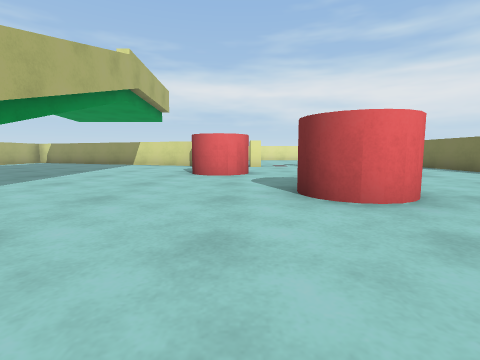
[1] (above)

21 first-person views from a walk through a 3-D level made in the Unity game engine. The camera is 0.55 m above the floor, tilts 6° down and sees 85° across. The floor is counted in squares, 1 m on a side. Each view is taken from the middle of a square. On the plan, view 1 faces up. The plan holds only what a view shows up to about 9 squares ahead; the rest is blank. The place goes on beyond the plan.

[2]
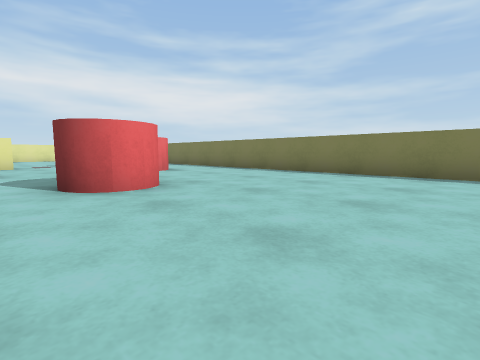

[3]
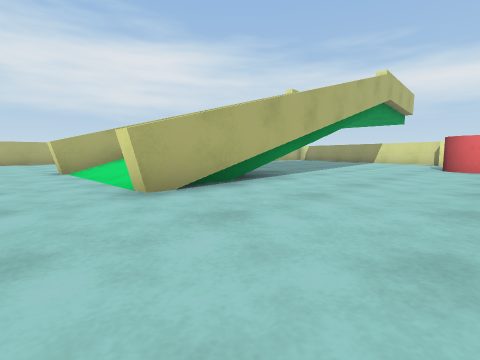

[4]
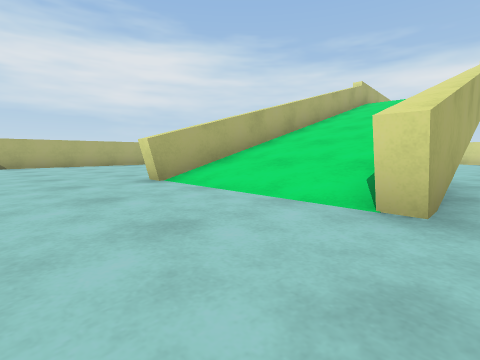

[5]
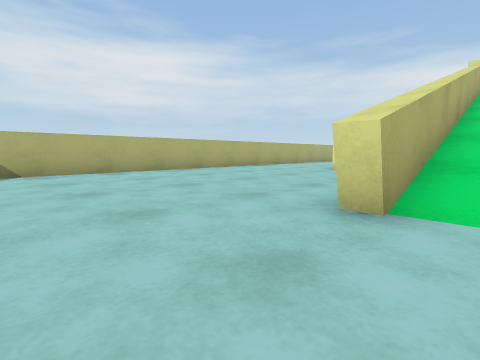

[6]
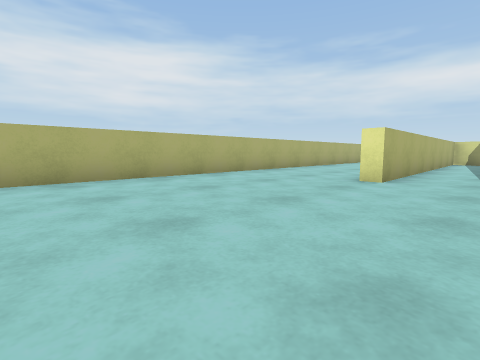

[7]
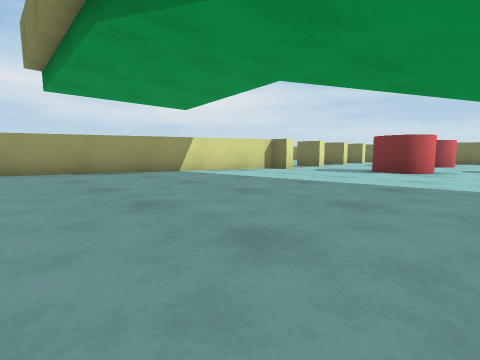

[8]
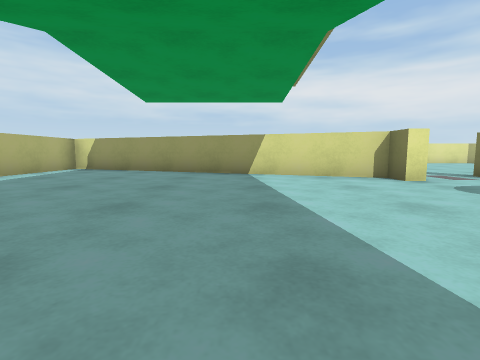

[9]
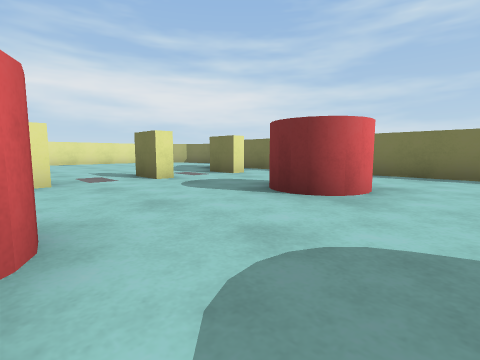

[10]
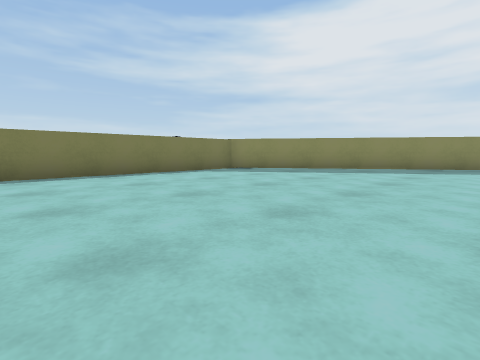

[11]
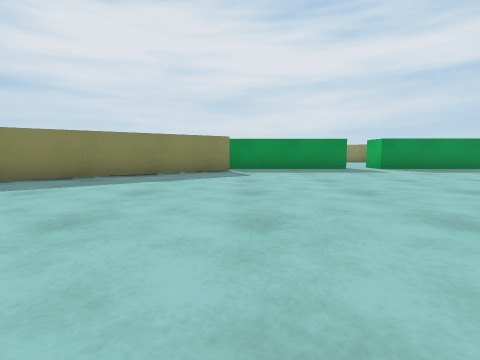

[12]
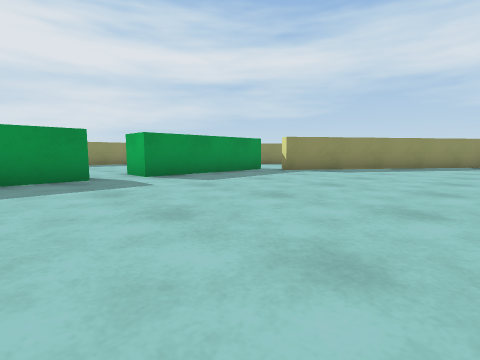

[13]
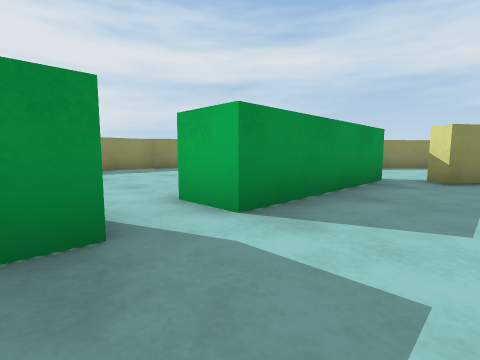

[14]
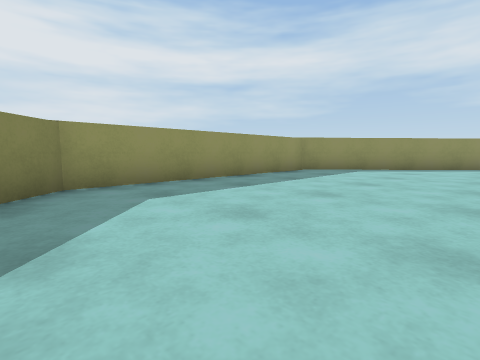

[15]
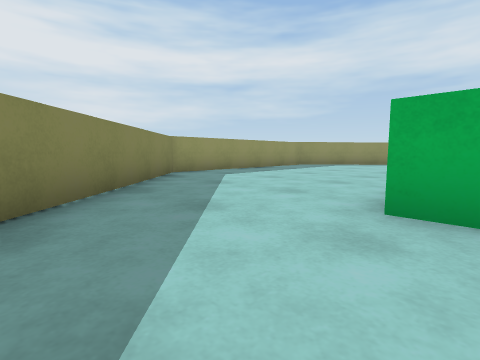

[16]
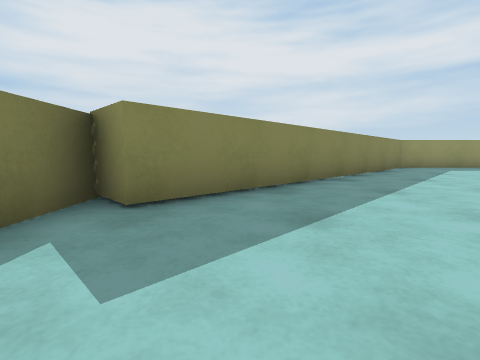

[17]
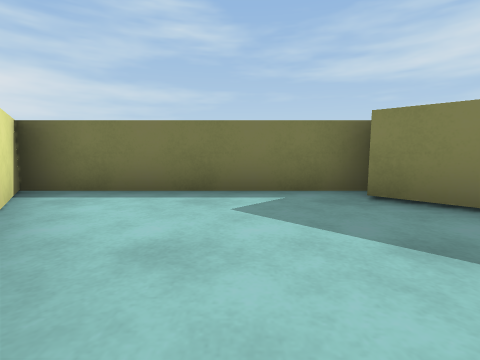

[18]
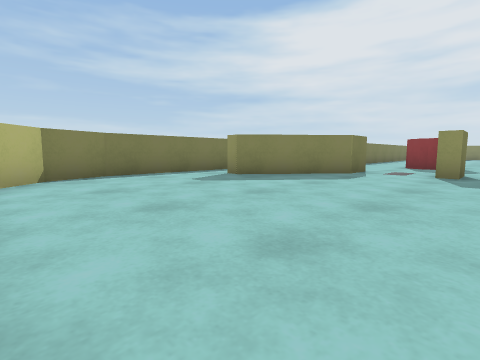

[19]
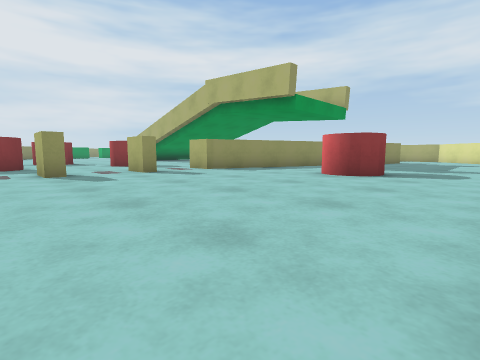

[20]
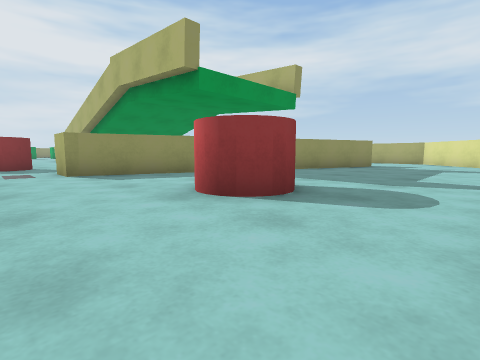

[21]
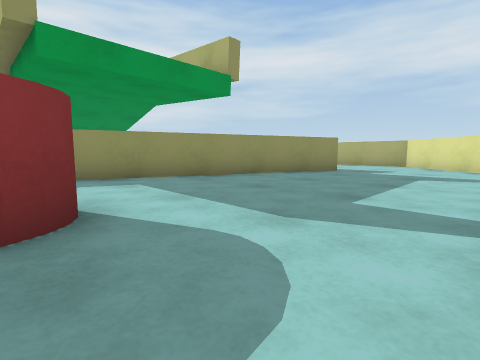

### Floor plan
Points are (right, up) in squares from view 1. A wall is a line through its corners. A room is listed if a view was taken in it or the views show most of it. See-through windows are left out.
Room 1 (views 1, 2, 3, 4, 5, 6, 7, 8, 9, 10, 11, 12, 13, 18, 19, 20, 21)
walls: (-3.4, 2.4) (-3.4, -1.6) (-3.9, -1.6); (-7.7, 4) (-7.7, -1.6) (-8.1, -1.6); (-1.7, 10.6) (-10.5, 13.8) (-10.5, 4.2) (-11, 4.2); (4.8, 11) (6.8, 13.4); (-14.5, 6.4) (-14.5, -3.8); (-11, 14.4) (-1.7, 11); (6.7, -4.1) (6.7, 11.1); (8.5, 12) (8.5, 15.9) (8, 17.1) (7.4, 17.8); (0.2, -8.9) (6, -4.9); (-3.6, -9.7) (0.4, -9.7); (-14, -4.9) (-8.6, -8.6) (-8.8, -9); (-12.4, 17.6) (-13.9, 16); (-8.8, -9.7) (-4.7, -9.7) (-4.7, -10.8); (6.1, -9.5) (6.7, -10.2)
ways out: opening at (-8, -9) to room 2; opening at (-4, -10) to room 2
objects: red cylinder (-3, 15) to (-2, 16); block (-2, 10); red cylinder (-1, 6) to (0, 7); red cylinder (1, 3) to (2, 4); block (1, 10) to (1, 11); red cylinder (3, 6) to (4, 7); block (3, 10) to (3, 11); block (5, 10)
Room 2 (views 14, 15, 16, 17)
walls: (0.5, -10) (0.5, -10.8); (-11.4, -12.4) (-7.3, -16.5) (-0.9, -16.5) (6.1, -9.5); (-14, -9.8) (-12.9, -10.9); (6.7, -10.2) (6.7, -4.8) (5.4, -5.8)
ways out: opening at (-8, -9) to room 1; opening at (-4, -10) to room 1

Where each view was taken, in squares from view 1:
view 1: 0 up, 0 right, facing up
view 2: 1 down, 0 right, facing up-right
view 3: 3 down, 0 right, facing up-left
view 4: 4 down, 3 left, facing up-left
view 5: 4 down, 7 left, facing up-left
view 6: 1 down, 9 left, facing up-left
view 7: 5 up, 9 left, facing up-right
view 8: 5 up, 5 left, facing up
view 9: 5 up, 0 right, facing up-right
view 10: 2 up, 0 right, facing down-right
view 11: 1 down, 0 right, facing down
view 12: 4 down, 2 left, facing down-left
view 13: 8 down, 3 left, facing down-left
view 14: 12 down, 0 right, facing down-left
view 15: 10 down, 3 right, facing down-left
view 16: 7 down, 5 right, facing down
view 17: 8 down, 3 right, facing right
view 18: 18 up, 2 right, facing down-right
view 19: 18 up, 4 right, facing down-left
view 20: 18 up, 0 right, facing down-left
view 21: 18 up, 3 left, facing down-left
